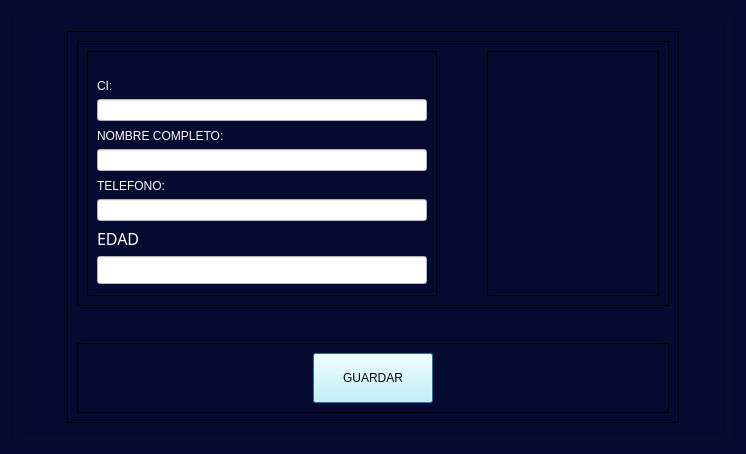
<?xml version="1.0" encoding="UTF-8"?>
<ui version="4.0">
 <class>QDialog</class>
 <widget class="QDialog" name="QDialog">
  <property name="geometry">
   <rect>
    <x>0</x>
    <y>0</y>
    <width>746</width>
    <height>454</height>
   </rect>
  </property>
  <property name="windowTitle">
   <string>REGISTRAR NUEVO PACIENTE</string>
  </property>
  <property name="styleSheet">
   <string notr="true">QWidget {
    background-color: #050A30;
}

</string>
  </property>
  <layout class="QVBoxLayout" name="verticalLayout">
   <item>
    <widget class="QFrame" name="frame">
     <property name="minimumSize">
      <size>
       <width>680</width>
       <height>366</height>
      </size>
     </property>
     <property name="styleSheet">
      <string notr="true">QWidget {
    background-color: #050A30;
}

</string>
     </property>
     <property name="frameShape">
      <enum>QFrame::StyledPanel</enum>
     </property>
     <property name="frameShadow">
      <enum>QFrame::Raised</enum>
     </property>
     <layout class="QHBoxLayout" name="horizontalLayout_5">
      <item>
       <widget class="QFrame" name="frame_7">
        <property name="minimumSize">
         <size>
          <width>0</width>
          <height>325</height>
         </size>
        </property>
        <property name="styleSheet">
         <string notr="true">QWidget {
    background-color: #050A30;
}
</string>
        </property>
        <property name="frameShape">
         <enum>QFrame::StyledPanel</enum>
        </property>
        <property name="frameShadow">
         <enum>QFrame::Raised</enum>
        </property>
        <layout class="QHBoxLayout" name="horizontalLayout_4">
         <item>
          <spacer name="horizontalSpacer_7">
           <property name="orientation">
            <enum>Qt::Horizontal</enum>
           </property>
           <property name="sizeHint" stdset="0">
            <size>
             <width>40</width>
             <height>20</height>
            </size>
           </property>
          </spacer>
         </item>
         <item>
          <widget class="QFrame" name="frame_2">
           <property name="styleSheet">
            <string notr="true">background-color: qlineargradient(spread:reflect, x1:0.19, y1:0.07, x2:0.2, y2:1, stop:0.502488 rgba(255, 255, 255, 0));</string>
           </property>
           <property name="frameShape">
            <enum>QFrame::StyledPanel</enum>
           </property>
           <property name="frameShadow">
            <enum>QFrame::Raised</enum>
           </property>
           <layout class="QVBoxLayout" name="verticalLayout_3">
            <item>
             <widget class="QFrame" name="frame_5">
              <property name="frameShape">
               <enum>QFrame::StyledPanel</enum>
              </property>
              <property name="frameShadow">
               <enum>QFrame::Raised</enum>
              </property>
              <layout class="QHBoxLayout" name="horizontalLayout_2">
               <item>
                <widget class="QFrame" name="frame_3">
                 <property name="minimumSize">
                  <size>
                   <width>350</width>
                   <height>222</height>
                  </size>
                 </property>
                 <property name="styleSheet">
                  <string notr="true">background-color: qlineargradient(spread:reflect, x1:0.19, y1:0.07, x2:0.2, y2:1, stop:0.502488 rgba(255, 255, 255, 0));</string>
                 </property>
                 <property name="frameShape">
                  <enum>QFrame::StyledPanel</enum>
                 </property>
                 <property name="frameShadow">
                  <enum>QFrame::Raised</enum>
                 </property>
                 <layout class="QVBoxLayout" name="verticalLayout_2">
                  <item>
                   <spacer name="verticalSpacer">
                    <property name="orientation">
                     <enum>Qt::Vertical</enum>
                    </property>
                    <property name="sizeHint" stdset="0">
                     <size>
                      <width>20</width>
                      <height>18</height>
                     </size>
                    </property>
                   </spacer>
                  </item>
                  <item>
                   <widget class="QLabel" name="label">
                    <property name="styleSheet">
                     <string notr="true">font: 12pt &quot;Algerian&quot;;
color: white;
</string>
                    </property>
                    <property name="text">
                     <string>CI:</string>
                    </property>
                   </widget>
                  </item>
                  <item>
                   <widget class="QLineEdit" name="txtCI">
                    <property name="styleSheet">
                     <string notr="true">background-color: rgb(255, 255, 255);
font: 13pt &quot;Arial&quot;;</string>
                    </property>
                   </widget>
                  </item>
                  <item>
                   <spacer name="verticalSpacer_2">
                    <property name="orientation">
                     <enum>Qt::Vertical</enum>
                    </property>
                    <property name="sizeHint" stdset="0">
                     <size>
                      <width>20</width>
                      <height>2</height>
                     </size>
                    </property>
                   </spacer>
                  </item>
                  <item>
                   <widget class="QLabel" name="label_2">
                    <property name="styleSheet">
                     <string notr="true">font: 12pt &quot;Algerian&quot;;
color: white;
</string>
                    </property>
                    <property name="text">
                     <string>NOMBRE COMPLETO:</string>
                    </property>
                   </widget>
                  </item>
                  <item>
                   <widget class="QLineEdit" name="txtNomb">
                    <property name="styleSheet">
                     <string notr="true">background-color: rgb(255, 255, 255);

font: 13pt &quot;Arial&quot;;</string>
                    </property>
                   </widget>
                  </item>
                  <item>
                   <spacer name="verticalSpacer_3">
                    <property name="orientation">
                     <enum>Qt::Vertical</enum>
                    </property>
                    <property name="sizeHint" stdset="0">
                     <size>
                      <width>20</width>
                      <height>2</height>
                     </size>
                    </property>
                   </spacer>
                  </item>
                  <item>
                   <widget class="QLabel" name="label_3">
                    <property name="styleSheet">
                     <string notr="true">font: 12pt &quot;Algerian&quot;;
color: white;
</string>
                    </property>
                    <property name="text">
                     <string>TELEFONO:</string>
                    </property>
                   </widget>
                  </item>
                  <item>
                   <widget class="QLineEdit" name="txtTelf">
                    <property name="styleSheet">
                     <string notr="true">background-color: rgb(255, 255, 255);
font: 13pt &quot;Arial&quot;;</string>
                    </property>
                    <property name="text">
                     <string/>
                    </property>
                   </widget>
                  </item>
                  <item>
                   <widget class="QLabel" name="label_5">
                    <property name="font">
                     <font>
                      <family>Algerian</family>
                      <pointsize>12</pointsize>
                      <weight>50</weight>
                      <italic>false</italic>
                      <bold>false</bold>
                     </font>
                    </property>
                    <property name="styleSheet">
                     <string notr="true">font: 12pt &quot;Algerian&quot;;
color: white;
</string>
                    </property>
                    <property name="text">
                     <string>EDAD</string>
                    </property>
                   </widget>
                  </item>
                  <item>
                   <widget class="QLineEdit" name="txtEda">
                    <property name="font">
                     <font>
                      <family>Arial</family>
                      <pointsize>13</pointsize>
                     </font>
                    </property>
                    <property name="styleSheet">
                     <string notr="true">background-color: rgb(255, 255, 255);
font: 13pt &quot;Arial&quot;;</string>
                    </property>
                   </widget>
                  </item>
                  <item>
                   <spacer name="verticalSpacer_4">
                    <property name="orientation">
                     <enum>Qt::Vertical</enum>
                    </property>
                    <property name="sizeHint" stdset="0">
                     <size>
                      <width>20</width>
                      <height>2</height>
                     </size>
                    </property>
                   </spacer>
                  </item>
                 </layout>
                </widget>
               </item>
               <item>
                <spacer name="horizontalSpacer_3">
                 <property name="orientation">
                  <enum>Qt::Horizontal</enum>
                 </property>
                 <property name="sizeHint" stdset="0">
                  <size>
                   <width>7</width>
                   <height>20</height>
                  </size>
                 </property>
                </spacer>
               </item>
               <item>
                <spacer name="horizontalSpacer_4">
                 <property name="orientation">
                  <enum>Qt::Horizontal</enum>
                 </property>
                 <property name="sizeHint" stdset="0">
                  <size>
                   <width>40</width>
                   <height>20</height>
                  </size>
                 </property>
                </spacer>
               </item>
               <item>
                <widget class="QFrame" name="frame_4">
                 <property name="frameShape">
                  <enum>QFrame::StyledPanel</enum>
                 </property>
                 <property name="frameShadow">
                  <enum>QFrame::Raised</enum>
                 </property>
                 <layout class="QHBoxLayout" name="horizontalLayout">
                  <item>
                   <spacer name="horizontalSpacer">
                    <property name="orientation">
                     <enum>Qt::Horizontal</enum>
                    </property>
                    <property name="sizeHint" stdset="0">
                     <size>
                      <width>2</width>
                      <height>20</height>
                     </size>
                    </property>
                   </spacer>
                  </item>
                  <item>
                   <widget class="QLabel" name="label_4">
                    <property name="minimumSize">
                     <size>
                      <width>150</width>
                      <height>100</height>
                     </size>
                    </property>
                    <property name="styleSheet">
                     <string notr="true">background-color: qlineargradient(spread:reflect, x1:0.19, y1:0.07, x2:0.2, y2:1, stop:0.502488 rgba(255, 255, 255, 0));</string>
                    </property>
                    <property name="text">
                     <string/>
                    </property>
                    <property name="pixmap">
                     <pixmap>imagenes/pensionado2.png</pixmap>
                    </property>
                    <property name="scaledContents">
                     <bool>true</bool>
                    </property>
                   </widget>
                  </item>
                  <item>
                   <spacer name="horizontalSpacer_2">
                    <property name="orientation">
                     <enum>Qt::Horizontal</enum>
                    </property>
                    <property name="sizeHint" stdset="0">
                     <size>
                      <width>2</width>
                      <height>20</height>
                     </size>
                    </property>
                   </spacer>
                  </item>
                 </layout>
                </widget>
               </item>
              </layout>
             </widget>
            </item>
            <item>
             <spacer name="verticalSpacer_5">
              <property name="orientation">
               <enum>Qt::Vertical</enum>
              </property>
              <property name="sizeHint" stdset="0">
               <size>
                <width>20</width>
                <height>28</height>
               </size>
              </property>
             </spacer>
            </item>
            <item>
             <widget class="QFrame" name="frame_6">
              <property name="frameShape">
               <enum>QFrame::StyledPanel</enum>
              </property>
              <property name="frameShadow">
               <enum>QFrame::Raised</enum>
              </property>
              <layout class="QHBoxLayout" name="horizontalLayout_3">
               <item>
                <spacer name="horizontalSpacer_5">
                 <property name="orientation">
                  <enum>Qt::Horizontal</enum>
                 </property>
                 <property name="sizeHint" stdset="0">
                  <size>
                   <width>203</width>
                   <height>20</height>
                  </size>
                 </property>
                </spacer>
               </item>
               <item>
                <widget class="QPushButton" name="btnGuardar">
                 <property name="minimumSize">
                  <size>
                   <width>120</width>
                   <height>50</height>
                  </size>
                 </property>
                 <property name="styleSheet">
                  <string notr="true">font: 12pt &quot;Algerian&quot;;
background-color:  rgb(196, 255, 255);</string>
                 </property>
                 <property name="text">
                  <string>GUARDAR</string>
                 </property>
                </widget>
               </item>
               <item>
                <spacer name="horizontalSpacer_6">
                 <property name="orientation">
                  <enum>Qt::Horizontal</enum>
                 </property>
                 <property name="sizeHint" stdset="0">
                  <size>
                   <width>203</width>
                   <height>20</height>
                  </size>
                 </property>
                </spacer>
               </item>
              </layout>
             </widget>
            </item>
           </layout>
          </widget>
         </item>
         <item>
          <spacer name="horizontalSpacer_8">
           <property name="orientation">
            <enum>Qt::Horizontal</enum>
           </property>
           <property name="sizeHint" stdset="0">
            <size>
             <width>40</width>
             <height>20</height>
            </size>
           </property>
          </spacer>
         </item>
        </layout>
       </widget>
      </item>
     </layout>
    </widget>
   </item>
  </layout>
 </widget>
 <resources/>
 <connections/>
</ui>
